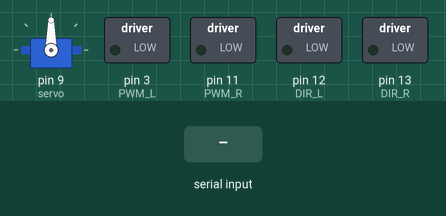
The sketch below on a simulated Arduino Uno, built with avr-gcc and run on an emulated ATmega328P. Shown: servo, switched loads named in the sketch (green lamp = pin HIGH). The inputs (shaded band) are chosen by the test bench.

Above: at 1.2 s.
1.3 s: "#" received over Serial
At 2.2 s:
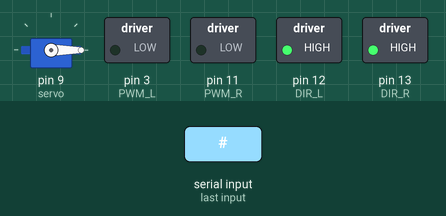
Timing chart, 0 to 4.3 s (numbered marks = the images above; inputs shaded):
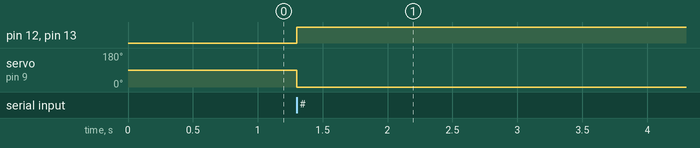

The sketch:

Bassic_Driving_W_BT_2.ino
```cpp
// figure what direction the servo spins
// the pin ports of both ultrasonics and the servo
// color sensing code
// check directions of motors

#include <Servo.h>
int DIR_L = 12;
int PWM_L = 3;

int DIR_R = 13;
int PWM_R = 11;

String Command;
Servo servo;

//TO-DO: change pin numbers
int echoPinL = 2;
int trigPinL = 6;
int echoPinR = 4;
int trigPinR = 5;

int distanceL, distanceR;
long durationL, durationR;


char data;   //Variable to store the data

void setup() {
  Serial.begin(9600);           //Initializing the Serial Port to Baud rate 9600
  pinMode(DIR_L, OUTPUT);
  pinMode(PWM_L, OUTPUT);
//  pinMode(BRAKE_L, OUTPUT);

  pinMode(DIR_R, OUTPUT);
  pinMode(PWM_R, OUTPUT);
//  pinMode(BRAKE_R, OUTPUT);


  servo.attach(9); //TO-DO: change port number


  pinMode(trigPinR, OUTPUT); // Sets the trigPin as an OUTPUT
  pinMode(echoPinR, INPUT); // Sets the echoPin as an INPUT
  pinMode(trigPinL, OUTPUT); // Sets the trigPin as an OUTPUT
  pinMode(echoPinL, INPUT); // Sets the echoPin as an INPUT
}

void loop() {
  if ( Serial.available()) {    //Checks the availability of Serial port
    data = Serial.read();      // Read the data and stores it in variable
    if (data == '#') {
      EnterCommand(Command);
      Command = "";
    } else {
      Command = Command + String(data);
    }
  }
}

int distL() {
  // Clears the trigPin condition
  digitalWrite(trigPinL, LOW);
  delayMicroseconds(2);
  // Sets the trigPin HIGH (ACTIVE) for 10 microseconds
  digitalWrite(trigPinL, HIGH);
  delayMicroseconds(10);
  digitalWrite(trigPinL, LOW);
  // Reads the echoPin, returns the sound wave travel time in microseconds
  durationL = pulseIn(echoPinL, HIGH);
  // Calculating the distance
  distanceL = durationL * 0.034 / 2; // Speed of sound wave divided by 2 (go and back)
  // Displays the distance on the Serial Monitor
//  Serial.print("Distance Left: ");
//  Serial.print(distanceL);
//  Serial.println(" cm");
  return distanceL;
}

int distR() {
  // Clears the trigPin condition
  digitalWrite(trigPinR, LOW);
  delayMicroseconds(2);
  // Sets the trigPin HIGH (ACTIVE) for 10 microseconds
  digitalWrite(trigPinR, HIGH);
  delayMicroseconds(10);
  digitalWrite(trigPinR, LOW);
  // Reads the echoPin, returns the sound wave travel time in microseconds
  durationR = pulseIn(echoPinR, HIGH);
  // Calculating the distance
  distanceR = durationR * 0.034 / 2; // Speed of sound wave divided by 2 (go and back)
  // Displays the distance on the Serial Monitor
//  Serial.print("Distance Right: ");
//  Serial.print(distanceR);
//  Serial.println(" cm");
  return distanceR;
}


void EnterCommand(String Command) {
  float angle = float(Command.substring(0, 3).toInt());     //firt get the abc numbers out of the command and then convert to integer.
  float power = float(Command.substring(3, 6).toInt() * 2.55); //firt get the def numbers out of the command and then convert to integer. Finally convert this 0-100 value into a 0-255 value.
  int button = float(Command.substring(6).toInt());       //firt get the g number out of the command and then convert to integer.
  int L_direction;
  int R_direction;
  float L_speed;
  float R_speed;


  // define direction for L motor
  if (angle <= 180 || angle >= 330) {
    L_direction = 1;
  } else {
    L_direction = 0;
  }

  // define direction for R motor
  if (angle <= 200) {
    R_direction = 1;
  } else {
    R_direction = 0;
  }

  // define L speed
  if (angle >= 90 && angle <= 270) {
    L_speed = abs(((angle - 90.0) / 90.0) - 1.0) * power; //MyMap(angle,90.0,270.0,1.0,0.0);
  } else if (angle < 90) {
    L_speed = (0.5 + (angle / 180.0)) * power;
  } else {
    L_speed = abs(0.7 + (((angle - 360.0) / 90.0) * 1.7)) * power;
  }

  // define R speed
  if (angle <= 90) {
    R_speed = (angle / 90.0) * power;
  } else if (angle >= 270) {
    R_speed = abs((angle - 360) / 90) * power;
  } else if (angle > 90 && angle < 180) {
    R_speed = (1 - ((angle - 90) / 180)) * power;
  } else {
    R_speed = abs(0.7 - (((angle - 180.0) / 90.0) * 1.7)) * power;
  }
  if (L_direction > 0) {
    digitalWrite(DIR_L, HIGH);
  } else {
    digitalWrite(DIR_L, LOW);
  }

  if (R_direction > 0) {
    digitalWrite(DIR_R, HIGH);
  } else {
    digitalWrite(DIR_R, LOW);
  }

//  if (button == 3) {
//    autoMode(angle);
//  }

  // Next set speed:
  servo.write(servoAngle(angle));
  analogWrite(PWM_L, L_speed);
  analogWrite(PWM_R, R_speed);
}

float servoAngle(float angle) {
  if (angle < 180.0) {
    return angle;
  }
  else return 180.0 - angle;
}

void autoMode(float angle) {
  while(true) {
    if (distL() < 5 && distR() < 5) {
      digitalWrite(DIR_L, HIGH);
      digitalWrite(DIR_R, HIGH);
      angle = 90.0;
    }
    else if (distL() < 5 && distR() > 5) {
//      Serial.println("turn left");
      digitalWrite(DIR_L, LOW);
      digitalWrite(DIR_R, HIGH);
      angle = 180.0;
    }
    else if (distL() > 5 && distR() < 5) {
//      Serial.println("turn right");
      digitalWrite(DIR_L, HIGH);
      digitalWrite(DIR_R, LOW);
      angle = 0.0;
    }
//    else Serial.println("???");


    servo.write(servoAngle(angle));
    analogWrite(PWM_L, 100);
    analogWrite(PWM_R, 100);
    delay(100);
  }
}
```

Measured:
- after the input at 1.3 s, pin 12 (DIR_L), pin 13 (DIR_R): LOW → HIGH at once; servo on pin 9 (servo): 90° → 0° at once
